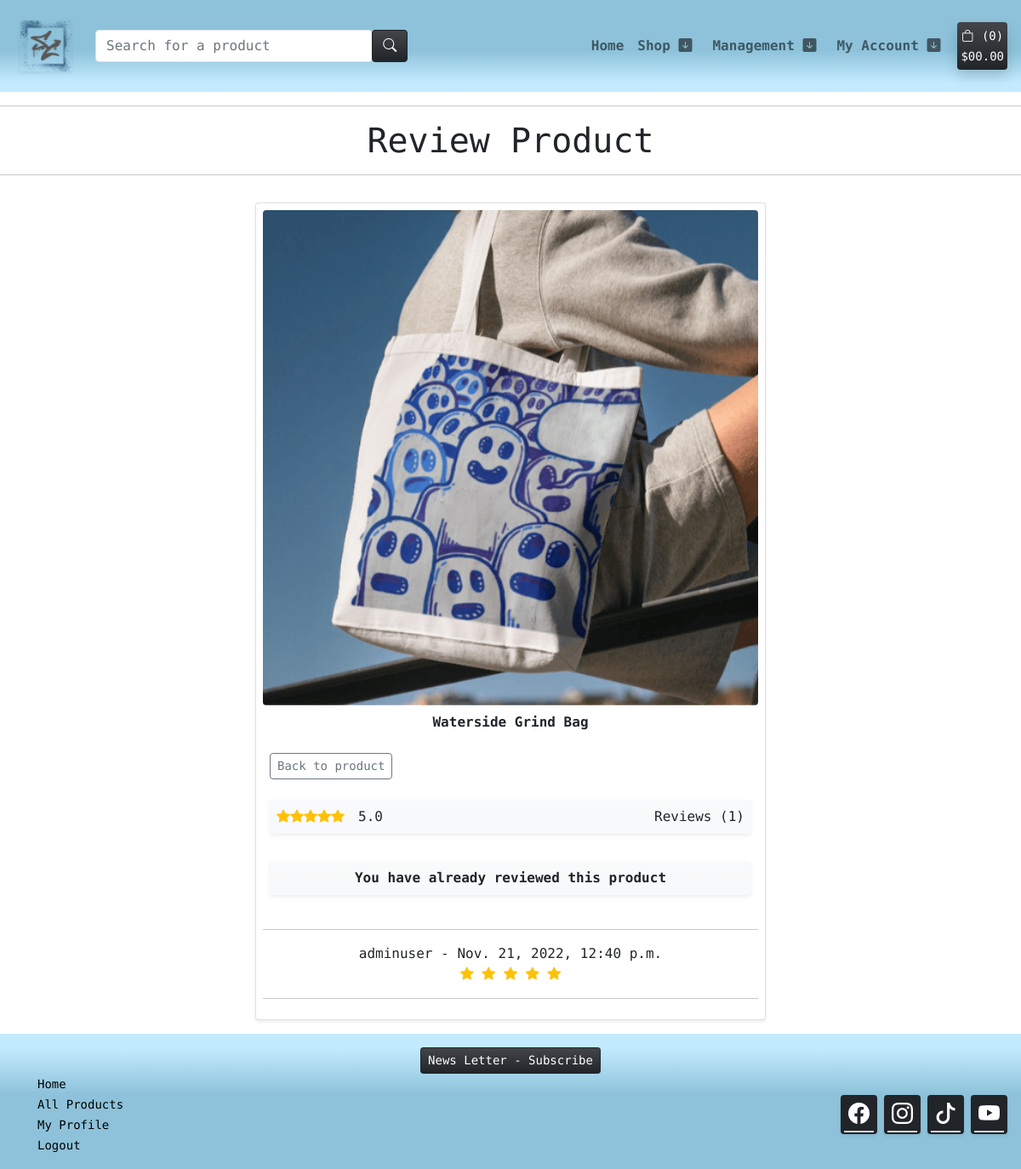
Page /review-product/waterside-grind-bag/ (signed in) on the committed database.
### products/models.py (models this page shows, shortened)
class Product(models.Model):
    sku = models.SmallAutoField(primary_key=True)
    name = models.CharField(max_length=150, unique=True)
    release_date = models.DateTimeField(auto_now_add=True)
    category = models.ForeignKey('Category', null=True, blank=True,
                                 on_delete=models.SET_NULL)
    quantity_available = models.IntegerField(default=100,
                                             validators=[MinValueValidator(0)]
                                             )
    description = models.TextField()
    price = models.DecimalField(max_digits=6, decimal_places=2)
    offer = models.ForeignKey(Offer, null=True, blank=True,
                              on_delete=models.SET_NULL)
    discount = models.DecimalField(max_digits=6, decimal_places=2,
                                   null=True, blank=True)
    product_image = models.ImageField(null=True, blank=True)
    product_image_url = models.URLField(max_length=1024, null=True, blank=True)
    slug = models.SlugField(max_length=254, null=True, blank=True, unique=True)
    class Meta:
        ordering = ['-release_date']
    def __str__(self):
        return str(self.sku)

class ReviewProduct(models.Model):
    REVIEW_VALUE = (
        (1, '1'),
        (2, '2'),
        (3, '3'),
        (4, '4'),
        (5, '5'),
    )
    product = models.ForeignKey(
        Product,
        on_delete=models.CASCADE,
        related_name="product_review"
        )
    name = models.ForeignKey(
        User,
        on_delete=models.CASCADE,
        related_name="product_review"
        )
    created_on = models.DateTimeField(auto_now_add=True)
    reviewed = models.BooleanField(default=False)
    review = models.IntegerField(choices=REVIEW_VALUE, default=5)
    class Meta:
        ordering = ["created_on"]

### products/views.py (the view)
# urls.py: path('review-product/<slug>/', views.review_product,
@login_required
def review_product(request, slug):
    product = get_object_or_404(Product, slug=slug)
    product_review = product.product_review.filter(
        reviewed=True).order_by("-created_on")
    total_review = product_review.count()
    avg_review = product.product_review.aggregate(
                                                  review=Avg('review')
                                                  )['review']
    current_user_email = request.user.email
    current_user_id = request.user.id
    product_str = str(product)
    product_int = int(product_str)
    items_list = []
    skus_list = []
    purchased = False
    reviewed = False
    get_user_orders = Order.objects.filter(email=current_user_email)
    order_list = list(get_user_orders)
    while True:
        if len(order_list) == 0:
            break
        else:
            order = order_list[0]
            get_user_items = OrderLineItem.objects.filter(
                order=order).values('product_id')
            filter_items = list(get_user_items)
            items_list.append(filter_items)
            order_list.pop(0)
            order = None
            continue
    for item_dict in items_list:
        for item in item_dict:
            for i in item.values():
                if i not in skus_list:
                    skus_list.append(i)
    if product_review.filter(name=current_user_id).exists():
        reviewed = True
    if product_int in skus_list:
        purchased = True
    template = 'products/product_reviews.html'
    context = {
        'product': product,
        'product_review': product_review,
        'total_review': total_review,
        'avg_review': avg_review,
        'reviewed': reviewed,
        'purchased': purchased
    }
    return render(request, template, context)

### templates/products/product_reviews.html (shortened to what this page needs)
{% extends "base.html" %}
{% load static %}
{% block content %}
<header>
    <hr>
    <div class="container-fluid text-center">
        <h1>Review Product</h1>
    </div>
    <hr>
</header>
<div class="p-0 d-flex justify-content-center">
    <div class="card m-3 col-md-6 shadow-sm">
        <div class="card-body m-1 p-1">
            <div class="image-container">
                {% if product.product_image %}
                <img class="card-img-top img-fluid rounded" src="{{ product.product_image.url }}" alt="{{ product.name }}">
                {% else %}
                <img class="card-img-top img-fluid rounded" src="{{ MEDIA_URL }}noimage-sc.png" alt="No image of the product">
                {% endif %}
            </div>
            <p class="card-text mt-2 fw-bold text-center">{{ product.name }}</p>
            <a class="m-2 btn btn-sm btn-outline-secondary bg-gradient rounded" href="{% url 'product_details' product.slug %}">Back to product</a>
            <div class="m-2 d-flex flex-row mt-3 bg-light bg-gradient rounded shadow-sm">
                <div class="p-2 text-warning d-flex align-items-center">
                    {% if avg_review >= 1 %}
                    <span><i class="bi bi-star-fill"></i></span>
                    {% elif avg_review > 0 %}
                    <span><i class="bi bi-star-half"></i></span>
                    {% else %}
                    <span><i class="bi bi-star"></i></span>
                    {% endif %}
                    {% if avg_review >= 2 %}
                    <span><i class="bi bi-star-fill"></i></span>
                    {% elif avg_review > 1 %}
                    <span><i class="bi bi-star-half"></i></span>
                    {% else %}
                    <span><i class="bi bi-star"></i></span>
                    {% endif %}
                    {% if avg_review >= 3 %}
                    <span><i class="bi bi-star-fill"></i></span>
                    {% elif avg_review > 2 %}
                    <span><i class="bi bi-star-half"></i></span>
                    {% else %}
                    <span><i class="bi bi-star"></i></span>
                    {% endif %}
                    {% if avg_review >= 4 %}
                    <span><i class="bi bi-star-fill"></i></span>
                    {% elif avg_review > 3 %}
                    <span><i class="bi bi-star-half"></i></span>
                    {% else %}
                    <span><i class="bi bi-star"></i></span>
                    {% endif %}
                    {% if avg_review == 5 %}
                    <span><i class="bi bi-star-fill"></i></span>
                    {% elif avg_review > 4 %}
                    <span><i class="bi bi-star-half"></i></span>
                    {% else %}
                    <span><i class="bi bi-star"></i></span>
                    {% endif %}
                </div>
                <div class="p-2 fw-light">
                    {% if avg_review is None %}
                    <p class="card-text">(0)</p>
                    {% else %}
                    <p class="card-text">{{ avg_review }}</p>
                    {% endif %}
                </div>
                <div class="ms-auto p-2 fw-light">
                    {% if total_review is None %}
                        <p class="card-text">Reviews (0)</p>
                    {% else %}
                        <p class="card-text">Reviews ({{ total_review }})</p>
                    {% endif %}
                </div>
            </div>
        </div>
        {% if purchased %}
            {% if reviewed %}
            <div class="m-3 bg-light bg-gradient shadow-sm rounded text-center">
                <p class="card-text fw-bold p-2">You have already reviewed this product</p>
            </div>
            {% endif %}
        {% else %}
        <div class="m-3 bg-light bg-gradient shadow-sm rounded text-center">
            <p class="card-text fw-bold p-2 m-2">You can only review products that you buy.</p>
        </div>
        {% endif %}
        <div class="col m-2 text-center">
            <hr>
            {% for review in product_review %}
                <p class="fw-light m-0 mt-3">{{ review.name }} - {{ review.created_on }}</p>
                <div class="m-0 text-warning">
                    {% if review.review >= 1 %}
                    <span><i class="bi bi-star-fill"></i></span>
                    {% else %}
                    <span><i class="bi bi-star"></i></span>
                    {% endif %}
                    {% if review.review >= 2 %}
                    <span><i class="bi bi-star-fill"></i></span>
                    {% else %}
                    <span><i class="bi bi-star"></i></span>
                    {% endif %}
                    {% if review.review >= 3 %}
                    <span><i class="bi bi-star-fill"></i></span>
                    {% else %}
                    <span><i class="bi bi-star"></i></span>
                    {% endif %}
                    {% if review.review >= 4 %}
                    <span><i class="bi bi-star-fill"></i></span>
                    {% else %}
                    <span><i class="bi bi-star"></i></span>
                    {% endif %}
                    {% if review.review == 5 %}
                    <span><i class="bi bi-star-fill"></i></span>
                    {% else %}
                    <span><i class="bi bi-star"></i></span>
                {% endif %}
                </div>
                <hr>
            {% endfor %}
        </div>
    </div>
</div>
{% endblock content %}

### static/css/style.css (style rules this page uses)
body { font-family: 'Syne Mono', sans-serif; }
.image-container { position: relative; }

### rows in the picture
Product: product_image (picture), name "Waterside Grind Bag"
ReviewProduct: name "adminuser", created_on "Nov. 21, 2022, 12:40 p.m.", review 5 (drawn)

### other values in the picture
{{ product_count }} "0"
{{ avg_review }} "5.0"
{{ total_review }} "1"
